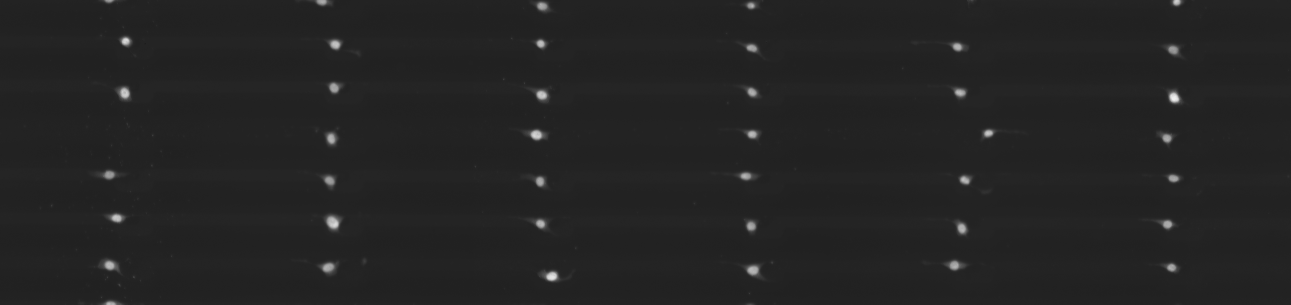
%> input picture examples/spatial_cell_classification/input/C416_example_blue_nuclei.tif, 3871 x 913 px (shown at 1/3 size)
$ octave 00_select_corner_spots.m   (GNU Octave 9; MATLAB toolbox functions it lacks are replaced by stand-ins)
%> lines starting %> are read from the running program, lines starting %| are printed output that depends on the picture
clear; clc; close all;

disp('Select the input nuclear image.');
[infile, inpath] = uigetfile( ...
    {'*.tif;*.tiff', 'TIFF files (*.tif, *.tiff)'}, ...
    'Select nuclear image');
%> the answer given: ../examples/spatial_cell_classification/input/C416_example_blue_nuclei.tif

if isequal(infile, 0)
    error('No input image was selected. Program terminated.');
end
input_tif = fullfile(inpath, infile);

disp('Select the output location for the corner-coordinate file.');
[outfile, outpath] = uiputfile( ...
    {'*.tsv', 'TSV files (*.tsv)'}, ...
    'Save corner_points.tsv', ...
    fullfile(inpath, 'corner_points.tsv'));

if isequal(outfile, 0)
    error('No output file was selected. Program terminated.');
end
output_tsv = fullfile(outpath, outfile);

fprintf('Reading image: %s\n', input_tif);
info = imfinfo(input_tif);
fprintf('Image dimensions (Width x Height): %d x %d\n', ...
    info.Width, info.Height);

I = imread(input_tif);
%> I is the input picture: size 913x3871 uint8; min 22, max 247, mean 36

if ndims(I) == 3
    I = I(:, :, 1);
end

I = squeeze(I);

if ndims(I) ~= 2
    error('The input image is not a two-dimensional grayscale image.');
end

[h, w] = size(I);
%> h = 913; w = 3871
fprintf('MATLAB image dimensions (Height x Width): %d x %d\n', h, w);
%| MATLAB image dimensions (Height x Width): 913 x 3871

% Estimate the display intensity range using sparse sampling.
sy = max(1, round(h / 1200));
%> sy = 1
sx = max(1, round(w / 1200));
%> sx = 3

sample = double(I(1:sy:end, 1:sx:end));
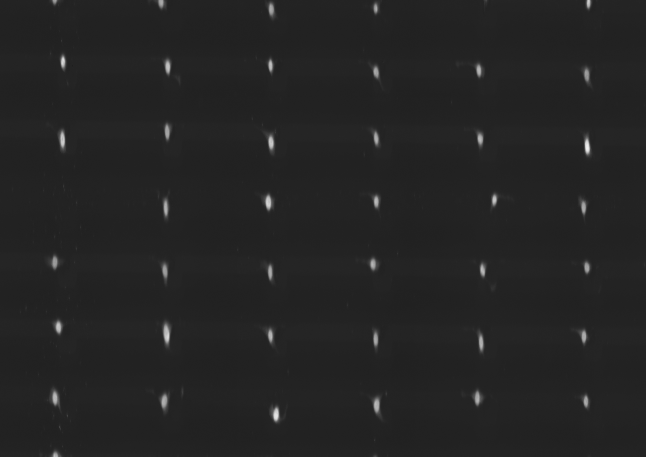
%> sample: size 913x1291 double (shown at 1/2 size); min 22, max 246, mean 36
sample = sort(sample(:));
n = numel(sample);
%> n = 1178683

lo = sample(max(1, round(0.01 * n)));
%> lo = 33
hi = sample(min(n, round(0.995 * n)));
%> hi = 133

if hi <= lo
    lo = double(min(I(:)));
    hi = double(max(I(:)));
end

% Generate a downsampled image for whole-image visualization.
ds = max(1, ceil(max(h, w) / 2500));
%> ds = 2
I_over = I(1:ds:end, 1:ds:end);

% Define initial search windows for the four corner spots.
xw = max(2200, round(0.07 * w));
%> xw = 2200
yw = max(1400, round(0.16 * h));
%> yw = 1400

xw = min(xw, w);
yw = min(yw, h);
%> yw = 913

labels = {'TL', 'TR', 'BL', 'BR'};

descs = { ...
    'Top-left corner spot center', ...
    'Top-right corner spot center', ...
    'Bottom-left corner spot center', ...
    'Bottom-right corner spot center'};

windows = [ ...
    1,        xw,       1,        yw; ...
    w-xw+1,   w,        1,        yw; ...
    1,        xw,       h-yw+1,   h; ...
    w-xw+1,   w,        h-yw+1,   h];

figure(10); clf;

imshow(I_over, [lo hi], ...
    'InitialMagnification', 'fit', ...
    'XData', [1 w], ...
    'YData', [1 h]);
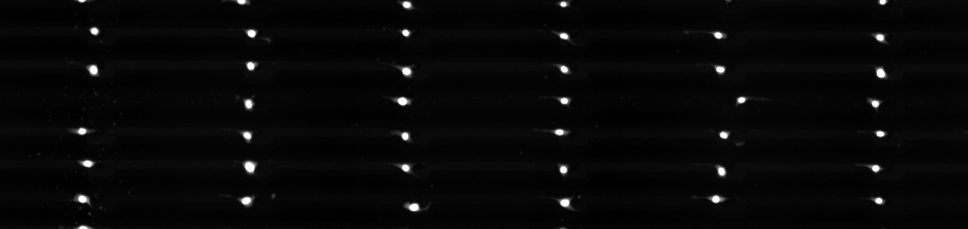
%> displayed picture: size 457x1936, on the screen's scale of 0 to 255 (shown at 1/2 size); min 0, max 255, mean 7.3

axis on;
axis image ij;

xlabel('x (pixels)');
ylabel('y (pixels)');
title('Whole-image overview (red boxes indicate initial corner search regions)');

hold on;

for k = 1:4
    x1 = windows(k,1);
    x2 = windows(k,2);
    y1 = windows(k,3);
    y2 = windows(k,4);

    rectangle( ...
        'Position', [x1, y1, x2-x1, y2-y1], ...
        'EdgeColor', 'r', ...
        'LineWidth', 1.5);

    text( ...
        x1 + 50, ...
        y1 + 50, ...
        labels{k}, ...
        'Color', 'y', ...
        'FontWeight', 'bold', ...
        'FontSize', 12);
end
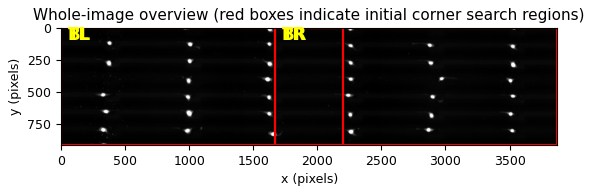
%> figure redrawn from the program's plot data

disp('---------------------------------------------');
disp('Instructions:');
disp('1) The four corners are processed sequentially: TL, TR, BL, and BR.');
disp('2) An initial local window is displayed for each corner.');
disp('3) Enter z to draw a rectangular region and zoom in.');
disp('4) The zoom operation can be repeated multiple times.');
disp('5) Enter c when ready, then click once at the center of the corner spot.');
disp('6) Press Enter to confirm the selected point, or enter n to select again.');
disp('7) Enter r to reset the current view to the initial corner window.');
disp('---------------------------------------------');

pts = zeros(4,2);

for k = 1:4

    base_view = windows(k,:);
%> base_view = [1 2200 1 913]
    view = base_view;
%> view = [1 2200 1 913]
    point_ok = false;

    while ~point_ok

        x1 = view(1);
        x2 = view(2);
        y1 = view(3);
        y2 = view(4);

        crop = I(y1:y2, x1:x2);

        figure(1); clf;

        imshow(crop, [lo hi], ...
            'InitialMagnification', 'fit', ...
            'XData', [x1 x2], ...
            'YData', [y1 y2]);

        axis on;
        axis image ij;

        xlabel('x (pixels)');
        ylabel('y (pixels)');

        title({ ...
            sprintf('%s: %s', labels{k}, descs{k}); ...
            'Commands: z=zoom, r=reset, c=select point, q=quit'}, ...
            'Interpreter', 'none');

        fprintf('\n==============================\n');
        fprintf('Current corner: %s: %s\n', labels{k}, descs{k});
        fprintf('Current view: x=[%d, %d], y=[%d, %d]\n', ...
            x1, x2, y1, y2);

%> (the run ends here)
